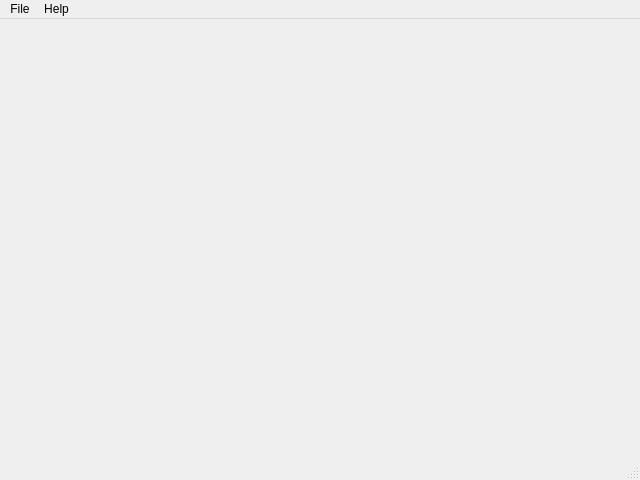
<?xml version="1.0" encoding="UTF-8"?>
<ui version="4.0">
 <class>MainWindow</class>
 <widget class="QMainWindow" name="MainWindow">
  <property name="geometry">
   <rect>
    <x>0</x>
    <y>0</y>
    <width>640</width>
    <height>480</height>
   </rect>
  </property>
  <property name="minimumSize">
   <size>
    <width>640</width>
    <height>480</height>
   </size>
  </property>
  <property name="maximumSize">
   <size>
    <width>640</width>
    <height>480</height>
   </size>
  </property>
  <property name="windowTitle">
   <string>Crazy DiskMark</string>
  </property>
  <property name="windowIcon">
   <iconset>
    <normaloff>../images/icon.png</normaloff>
    <normalon>../images/icon.png</normalon>../images/icon.png</iconset>
  </property>
  <widget class="QWidget" name="centralwidget"/>
  <widget class="QMenuBar" name="menubar">
   <property name="geometry">
    <rect>
     <x>0</x>
     <y>0</y>
     <width>640</width>
     <height>22</height>
    </rect>
   </property>
   <widget class="QMenu" name="menuFile">
    <property name="title">
     <string>File</string>
    </property>
    <addaction name="actionQuit"/>
   </widget>
   <widget class="QMenu" name="menuHelp">
    <property name="title">
     <string>Help</string>
    </property>
    <addaction name="actionAbout"/>
   </widget>
   <addaction name="menuFile"/>
   <addaction name="menuHelp"/>
  </widget>
  <widget class="QStatusBar" name="statusbar"/>
  <action name="actionQuit">
   <property name="text">
    <string>Quit</string>
   </property>
  </action>
  <action name="actionAbout">
   <property name="text">
    <string>About</string>
   </property>
  </action>
 </widget>
 <resources/>
 <connections/>
</ui>
